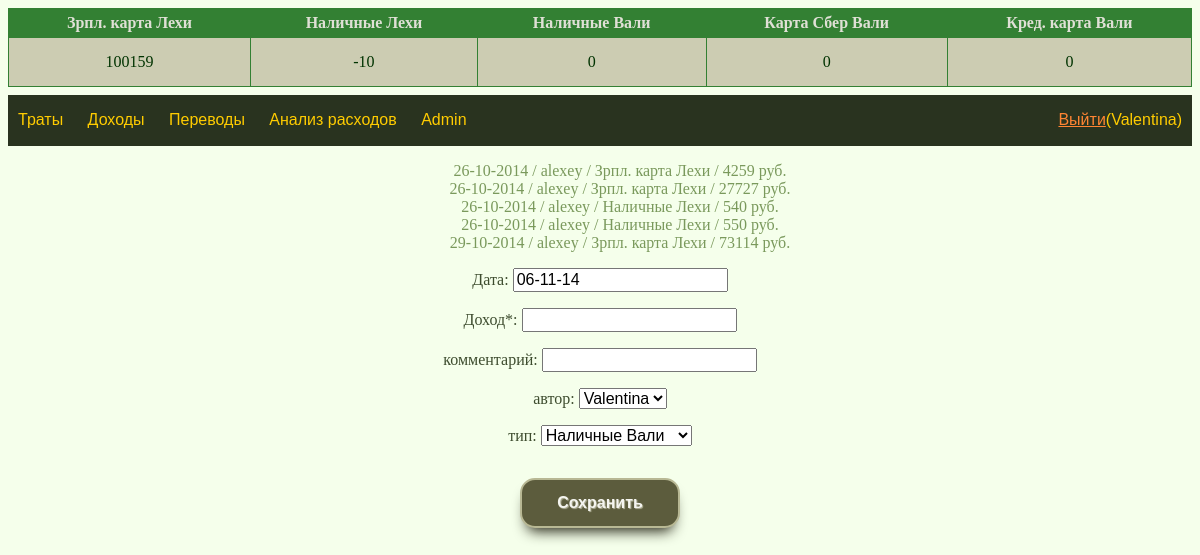
Screenshot of /income/ (signed in) with the database file from the repository.
### account/models.py (models this page shows)
class Account(models.Model):
    name = models.CharField(max_length=16, unique=True)
    money = models.IntegerField()
    is_cost_default = models.BooleanField()
    is_income_default = models.BooleanField()
    owner = models.ForeignKey(User)
    class Meta:
        verbose_name = 'Кошелек'
        verbose_name_plural = 'Кошельки'
    def __str__(self):
        return self.name

### income/models.py (models this page shows)
class Income(models.Model):
    incomeType = models.ForeignKey(Account)
    money = models.IntegerField()
    date = models.DateField()
    modified = models.DateTimeField(auto_now=True)
    owner = models.ForeignKey(User)
    comment = models.CharField(max_length=32)
    def __str__(self):
        return r'{} / {} / {} / {} руб.'.format(self.date.strftime('%d-%m-%Y'),
                                                self.owner,
                                                self.incomeType,
                                                self.money)

### income/views.py (the view)
# urls.py: url(r'^(\d+)/$', views.incomeView))
@login_required
def incomeView(request, *args):
    if request.method == 'POST':
        save_income(request)
        return HttpResponseRedirect('/income/')
    else:
        user = request.user
        if args:
            initial_form_values = initial_from_object(args[0])
        else:
            initial_form_values = generate_initial(user)
        form = IncomeForm(initial=initial_form_values)
        account_list = Account.objects.all()
        latest_income_list = Income.objects.order_by('-modified')[:5]
        context = {
            'account_list': account_list,
            'latest_income_list': latest_income_list[::-1],
            'form': form,
            'username': user
        }
        return render(
            request,
            'income/index.html',
            context
        )

### income/forms.py
class IncomeForm(forms.Form):
    date = forms.DateField(
        required=True,
        label='Дата',
        input_formats=[
            '%d-%m-%Y',
            '%d-%m-%y',
            '%d/%m/%y',
            '%d/%m/%Y',
            '%d.%m.%y',
            '%d.%m.%Y'
        ],
        widget=CalendarWidget()
    )
    money = forms.IntegerField(
        label ='Доход*',
        required=True
    )
    comment = forms.CharField(
        max_length=32, required=False,
        label='комментарий'
    )
    owner = forms.ModelChoiceField(
        queryset=User.objects.all(),
        empty_label=None,
        required=False,
        label='автор'
    )
    incomeType = forms.ModelChoiceField(
        queryset=Account.objects.all(),
        required=True,
        label='тип'
    )

### income/views.py (called while the page is built)
def generate_initial(user):
    return {
        'date':         d.today().strftime('%d-%m-%y'),
        'owner':        user,
        'incomeType':   Account.objects.filter(
            owner=user,
            is_income_default=True
            )[0]
    }

### templates/income/index.html
{% extends "base.html" %}
{% block content %}
{% if latest_income_list %}
  <ul>
  {% for income in latest_income_list %}
    <li><a href='/income/{{ income.pk }}/'>{{ income }}</a></li>
  {% endfor %}
  </ul>
{% else %}
  <p>Нет записей</p>
{% endif %}
<form method="post">{% csrf_token %}
{{ form.as_p }}
<input type="submit" value="Сохранить" />
</form>
{% endblock %}

### templates/base.html (shortened to what this page needs)
<!DOCTYPE html>
<html>
<head>
  <link href="/static/style.css" rel="stylesheet">
</head>
<body>
<header>
<table>
  {% for a in account_list %}
  <th>{{ a.name }}</th>
  {% endfor %}
  <tr>
    {% for a in account_list %}
      <td>{{ a.money }}</td>
    {% endfor %}
  </tr>
</table>
<div id="navigation">
  <div id="menu">
    <a href='/'>Траты</a>
    <a href='/income/'>Доходы</a>
    <a href='/transfer/'>Переводы</a>
    <a href='/analytics/'>Анализ расходов</a>
    <a href='/admin/'>Admin</a>
  </div>
  <div id="logout">
    <a href='/accounts/logout/?next=/{% block logout %}{% endblock %}'>Выйти</a>({{ username }})
  </div>
</div>
</header>
<div id="content">
  {% block content %}{% endblock %}
</div>
</body>
</html>

### static/style.css (style rules this page uses)
body { background: #F5FFEB; }
header { text-align: center; color: #003300; background: #F5FFEB; }
table { width: 100%; margin-top: 0; margin-right: auto; margin-bottom: 0.5em; margin-left: auto; border-collapse: collapse; }
table, th, td { border: 1px solid #338033; }
th { background: #338033; padding: 5px; color: #E0E0D6; }
td { background: #CCCCB2; padding: 15px; }
td, th { text-align: center; }
#navigation { width: 100%; height: 3.175em; background: #29331F; font-family: "Trebuchet MS", sans-serif; color: #FFCC00; position: relative; }
#menu { position: absolute; top: 1em; left: 0; text-align: left; }
#menu a { color: #FFCC00; padding: 1em 10px 1em 10px; text-decoration: none; }
#logout { position: absolute; text-align: right; top: 1em; right: 0; padding: 0 10px 0 0 ; }
#logout a { color: #FF8533; }
#content { clear: both; background: #F5FFEB; color: #3D4C2E; text-align: center; }
#content ul { list-style-type: none; }
#content li { display: block; }
#content li a { display: block; color: #7A995C; text-decoration: none; }
#content input, select { font-size: 1em; }
#content input[type="submit"] { background: #5C5C3D; color: #F5F5F0; font-weight: bold; width: 10em; height: 50px; border: 2px solid #B8B894; border-radius: 15px; margin: 1em 0 0 0; text-shadow: 1px 1px 1px #B2B299; box-shadow: 0px 10px 14px -7px #1F1F0F; }

### rows the page displays
Account: name "Зрпл. карта Лехи", money "100159"
Account: name "Наличные Лехи", money "-10"
Account: name "Наличные Вали", money "0"
Account: name "Карта Сбер Вали", money "0"
Account: name "Кред. карта Вали", money "0"
Income: date+owner+incomeType "26-10-2014 / alexey / Зрпл. карта Лехи / 4259 руб."
Income: date+owner+incomeType "26-10-2014 / alexey / Зрпл. карта Лехи / 27727 руб."
Income: date+owner+incomeType "26-10-2014 / alexey / Наличные Лехи / 540 руб."
Income: date+owner+incomeType "26-10-2014 / alexey / Наличные Лехи / 550 руб."
Income: date+owner+incomeType "29-10-2014 / alexey / Зрпл. карта Лехи / 73114 руб."

### other values shown
{{ username }} "Valentina"
